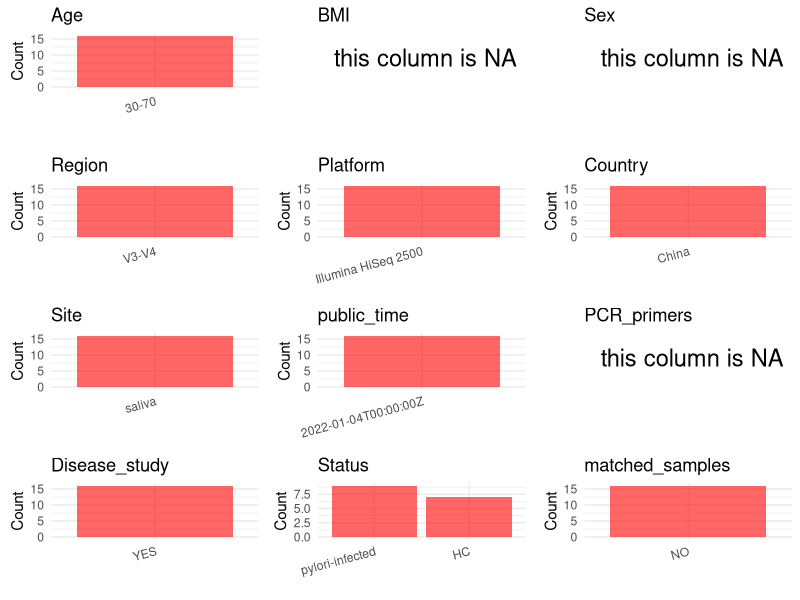

Recreate this plot in R. (Note: this script raises an error after producing the figure.)
## ---- chunk 1
# Load necessary libraries
library(dplyr)
library(ggplot2)
library(cowplot)

# Set working directory (update this path to your local directory)
setwd("D:/studylearning/董彪师兄项目/任务3_20251004/PRJNA793997")

# Read the initial metadata files
initial_meta<-read.csv("SraRunTable.csv",header = T)

# Display the first few rows of the metadata
head(initial_meta)
## ---- chunk 2
# Create a uniform metadata dataframe
metadata <- data.frame(
  BioProject = initial_meta$BioProject,
  Run = initial_meta$Run,
  sample_name = initial_meta$Sample.Name,
  Age = "30-70",
  BMI = NA,
  Sex= NA,
  Region = "V3-V4",
  Platform = initial_meta$Instrument,
  Country = initial_meta$geo_loc_name_country,
  Site = "saliva",
  public_time = initial_meta$ReleaseDate,
  stringsAsFactors = FALSE
)
## ---- chunk 3
# Add information obtained from the publication
metadata$PCR_primers <- NA_character_  # Update based on the publication
metadata$title <- "Oral Microbiota, a Potential Determinant for the Treatment Efficacy of Gastric Helicobacter Pylori Eradication in Humans"
metadata$Disease_study <- "YES"
metadata <- metadata %>%
  mutate(Status=case_when(
    grepl("S",sample_name)~"HC",
    TRUE~"pylori-infected"
  ))

#extract subject id by remove prefix of sample_name
#metadata$sample_name <- gsub("_st|_sal", "", metadata$sample_name)

# Check initial data distribution
cat("Initial sample distribution:\n")
table(metadata$sample_name)
table(metadata$Site)

# Calculate sampling frequency per subject
sample_counts <- table(metadata$sample_name)
cat("\nNumber of samples per subject:\n")
print(sample_counts)

# Create matched_samples column
metadata$matched_samples <- ifelse(metadata$sample_name %in% names(sample_counts[sample_counts >= 2]), "YES", "NO")

cat("\nMatched samples distribution:\n")
table(metadata$matched_samples)

# Identify samples for removal: single samples excluding saliva 
single_samples <- names(sample_counts[sample_counts == 1])
samples_to_remove <- metadata$sample_name %in% single_samples & !(metadata$Site %in% c("saliva"))

cat("\nNumber of samples to be removed:", sum(samples_to_remove), "\n")

# Remove identified samples
metadata_clean <- metadata[!samples_to_remove, ]

cat("\nFinal sample distribution after cleaning:\n")
table(metadata_clean$sample_name)
table(metadata_clean$Site)
table(metadata_clean$matched_samples)

# Use cleaned dataset for subsequent analysis
metadata <- metadata_clean
## ---- chunk 4
# Check the number of unique runs and sample names
print(paste("Number of unique runs:", length(unique(metadata$Run))))
print(paste("Number of unique sample names:", length(unique(metadata$sample_name))))
## ---- chunk 5
# Select columns for visualization
plot_data <- metadata %>%
  select(-BioProject, -Run, -sample_name, -title)

# Function to create simple plots for each column
create_simple_plots <- function(data) {
  plots <- list()
  
  for (col in colnames(data)) {
    # Check if the column is all NA
    if (all(is.na(data[[col]]))) {
      # Create an empty plot with text indicating all NA
      p <- ggplot() +
        annotate("text", x = 0.5, y = 0.5, label = "this column is NA", size = 6) +
        labs(title = col) +
        theme_void()
    } else if (is.numeric(data[[col]])) {
      # Numeric variable: histogram
      p <- ggplot(data, aes(x = .data[[col]])) +
        geom_histogram(fill = "blue", alpha = 0.6, bins = 20, na.rm = TRUE) +
        labs(title = col) +
        theme_minimal()
    } else {
      # Categorical variable: bar plot (remove NA values)
      count_data <- as.data.frame(table(data[[col]], useNA = "ifany"))
      p <- ggplot(count_data, aes(x = reorder(Var1, -Freq), y = Freq)) +
        geom_col(fill = "red", alpha = 0.6) +
        labs(title = col, x = NULL, y = "Count") +
        theme_minimal() +
        theme(axis.text.x = element_text(angle = 15, hjust = 1))
    }
    plots[[col]] <- p
  }
  
  return(plots)
}

# Generate and arrange plots
plots <- create_simple_plots(plot_data)
p<-plot_grid(plots$Age, 
          plots$BMI, 
          plots$Sex, 
          plots$Region, 
          plots$Platform, 
          plots$Country, 
          plots$Site,
          plots$public_time, 
          plots$PCR_primers,
          plots$Disease_study,
          plots$Status,
          plots$matched_samples,# add 
          ncol = 3, align = "hv", axis = "lb")
ggsave("Metadata_Summary.png", plot = p, width = 8, height = 6, dpi = 150, bg = "white")
## ---- chunk 6
knitr::include_graphics("Metadata_Summary.png")
## ---- chunk 7
# Reorder columns to match the desired format
metadata <- metadata[, c(
  "BioProject", "Run", "sample_name", "Age", "BMI", "Sex", 
  "Region", "Platform", "Country", "Site", "public_time", 
  "PCR_primers", "title", "Disease_study", "Status","matched_samples"
)]

# Export the uniform metadata to a CSV file
write.csv(metadata, file = "metadata.csv", quote = FALSE)
head(metadata)
